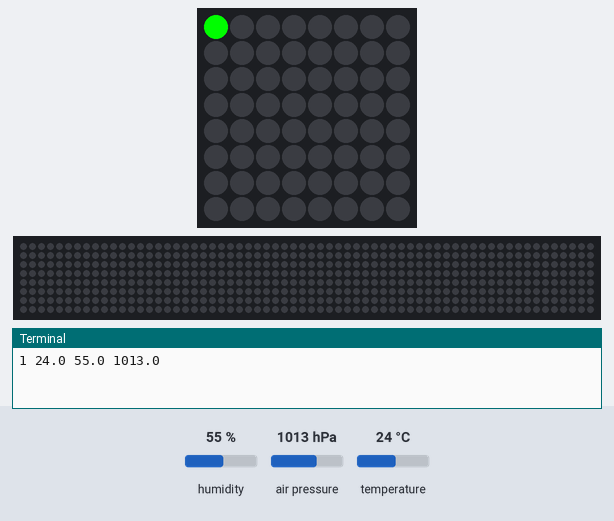
Bench run of a program on a simulated Raspberry Pi (BCM pin numbers) with a Sense HAT. On the bench: the Sense HAT's 8×8 RGB LED matrix, a strip that is not on the board, showing the scrolling text unrolled, the last lines printed to the terminal. The inputs (shaded band) are chosen by the test bench; at power-on: humidity 55 %, air pressure 1013 hPa, temperature 24 °C. The clock reads 2024-03-15 10:24:30 at power-on unless the program sets it; files the program writes start out absent; the 64×8 strip is a reading aid, not a part: it shows the text the matrix is scrolling, unrolled, one strip-width of it at a time. At 23.9 s the program stops and its outputs stay as they are.

Above: at 0.1 s.
At 6.1 s:
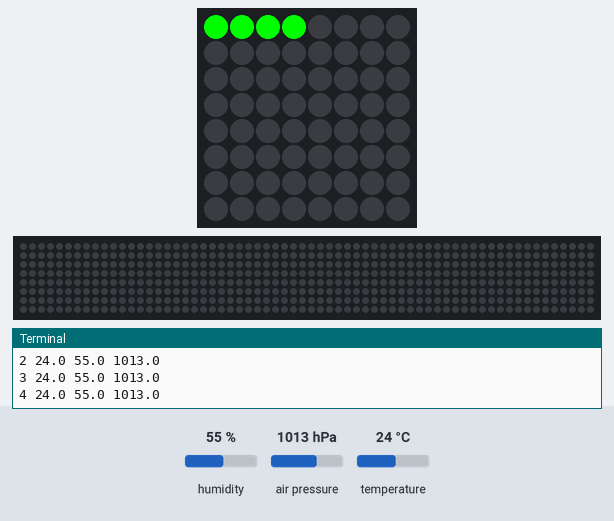
At 10.1 s:
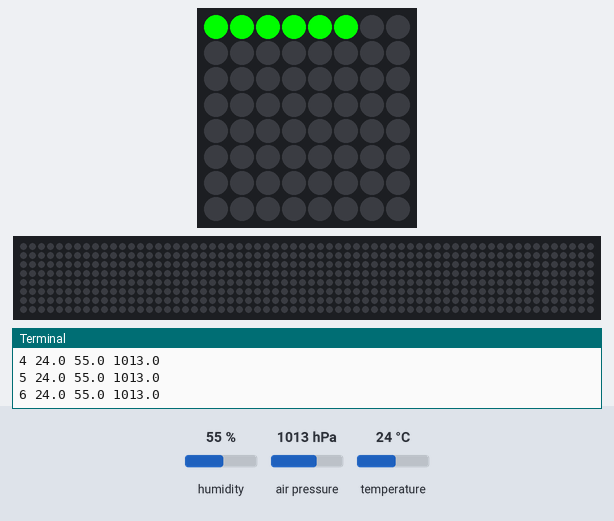
At 14.1 s:
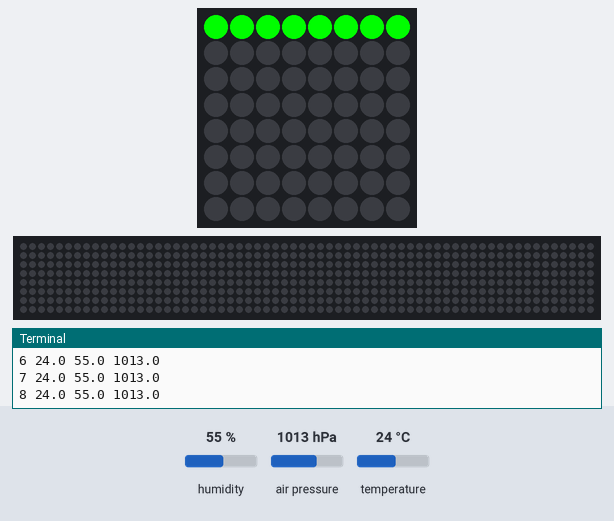
At 20.22 s:
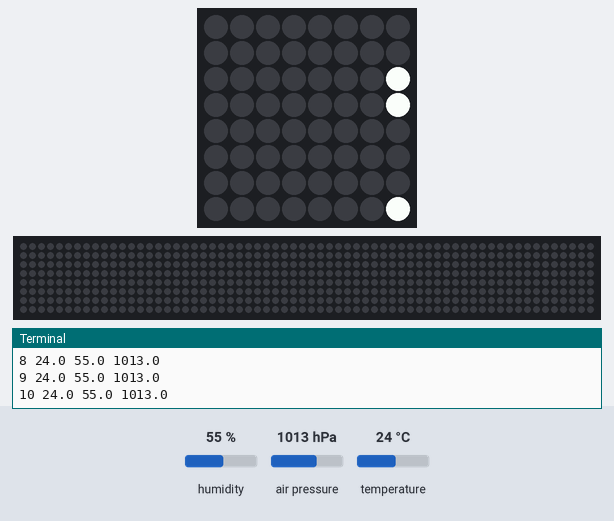
At 23.84 s:
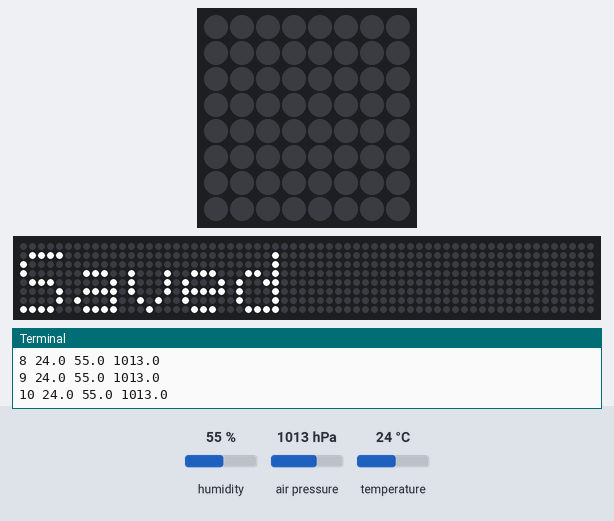

Measured:
- what the display in image 3 shows lasts 6.0 s, from 14.1 s to 20.1 s

The program:

e11_data_logger.py
```python
# e11 · 환경 기록기 — 온도·습도·기압을 CSV 파일로 저장 (엑셀로 열기)
from sense_hat import SenseHat   # SenseHAT 도구 상자 가져오기
from time import sleep, strftime  # 기다리기, 시각을 글자로 만들기
sense = SenseHat()               # 내 SenseHAT을 sense라고 부르기
sense.set_rotation(180)          # 화면 180도 돌리기 (케이스에 거꾸로 꽂힘)
sense.clear()                    # 화면 지우기 (켜진 LED 끄기)

f = open("data.csv", "w")                # 파일 열기 ("w" = 새로 쓰기, 이 코드와 같은 폴더)
f.write("time,temp,humidity,pressure\n") # 첫 줄: 제목 (\n = 줄 바꿈)
for i in range(10):                      # 10번, 2초마다
    t = round(sense.get_temperature(), 1)   # 온도(℃), 소수 첫째 자리까지
    h = round(sense.get_humidity(), 1)      # 습도(%)
    p = round(sense.get_pressure(), 1)      # 기압(hPa)
    # 한 줄 = 시각,온도,습도,기압 (쉼표로 구분 → 엑셀에서 칸이 나뉨)
    f.write(strftime("%H:%M:%S") + "," + str(t) + "," + str(h) + "," + str(p) + "\n")
    print(i + 1, t, h, p)                # 셸 창에서 확인
    sense.set_pixel(i % 8, 0, (0, 255, 0))   # 기록할 때마다 점 하나
    sleep(2)
f.close()                                # 파일 닫기 (꼭 해야 저장이 마무리됨)
sense.show_message("Saved")
```
